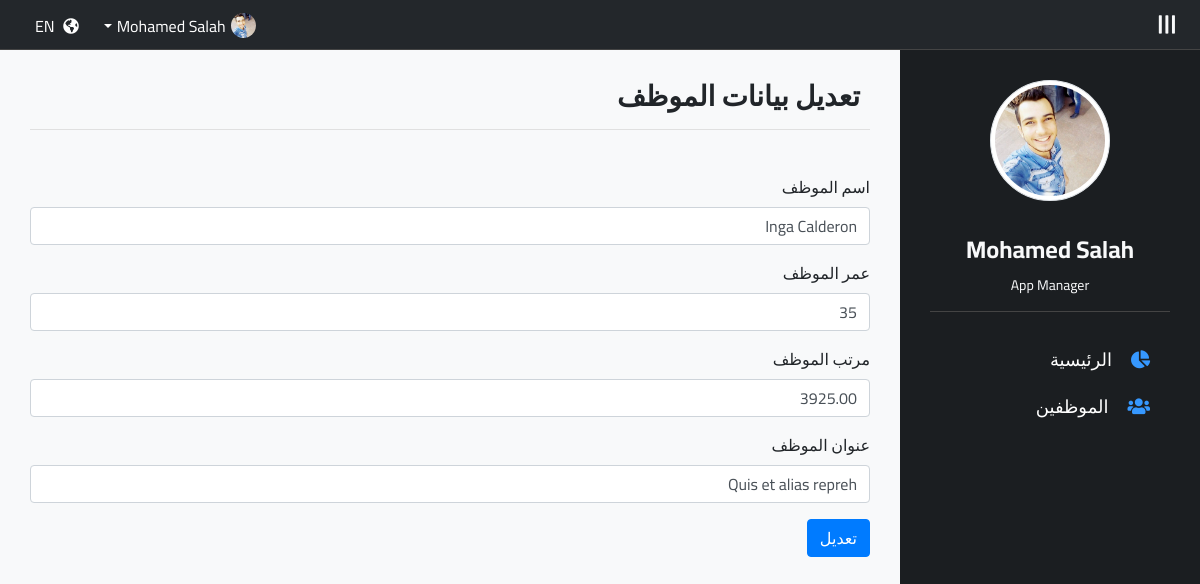
The app's page /employee/edit/10 with its own data.
### tables this page shows
CREATE TABLE `employees` (
  `id` int NOT NULL,
  `name` varchar(255) NOT NULL,
  `address` varchar(255) NOT NULL,
  `age` tinyint NOT NULL,
  `salary` decimal(7,2) NOT NULL,
  `notes` varchar(255) NOT NULL
);

### app/controllers/employeecontroller.php (called while the page is built, shortened)
<?php
class EmployeeController extends AbstractController {
  public function editAction() {
    $id = $this->filterInt($this->_parameters[0]);
    $this->_data['editEmployee'] = EmployeeModel::getRecord($id);
    $this->view();
  }
}

### app/lib/frontcontroller.php (called while the page is built, shortened)
<?php
class FrontController {
  private $_controller = 'index';
  private $_action = 'default';
  private $_parameters = array();
  private $_language;
  public function __construct(Language $language) {
    $this->_language = $language;
    $this->dispatch();
  }
  private function parseURL() {
    $url = trim(parse_url($_SERVER['REQUEST_URI'], PHP_URL_PATH), '/');
    $url = explode('/', $url, 3);
    if(isset($url[0]) && $url[0] != '') {
      $this->_controller = $url[0];
    }
    if(isset($url[1]) && $url[1] != '') {
      $this->_action = $url[1];
    }
    if(isset($url[2]) && $url[2] != '') {
      $this->_parameters = explode('/', $url[2]);
    }
  }
  private function dispatch() {
    $actionName = strtolower($this->_action) . 'Action';
    $controller = new $controllerName;
    $controller->setController($this->_controller);
    $controller->setAction($this->_action);
    $controller->setParameters($this->_parameters);
    $controller->setLanguage($this->_language);
    $controller->$actionName();
  }
}

### public/index.php (called while the page is built, shortened)
<?php
require_once APP . DS . 'lib' . DS . 'connection.php';
require_once APP . DS . 'lib' . DS . 'autoload.php';
$language = new Language();
$frontcontroller = new FrontController($language);

### app/lib/connection.php (called while the page is built, shortened)
<?php
class Connection {
  public static function connect() {
    try {
      $db = new PDO('mysql:host=' . DATABASE_HOST_NAME . ';dbname=' . DATABASE_DB_NAME, DATABASE_USER_NAME, DATABASE_PASSWORD, DATABASE_OPTIONS);
      $db->setAttribute(PDO::ATTR_DEFAULT_FETCH_MODE, PDO::FETCH_ASSOC);
      return $db;
    } catch(PDOException $e) {
      header('Location: /notfound/db_error');
      exit();
    }
  }
}

### app/models/abstractmodel.php (called while the page is built, shortened)
<?php
class AbstractModel {
  public static function getRecord($primaryKey) {
    $query = 'SELECT * FROM ' . static::$tableName . ' WHERE ' . static::$primaryKey . ' = ' . $primaryKey;
    $stmt = Connection::connect()->prepare($query);
    return $stmt->execute() === true ? $stmt->fetch() : false;
  }
}

### app/lib/autoload.php (called while the page is built, shortened)
<?php
class Autoload {
  public static function autoload($className) {
    $className = str_replace('APP', '', $className);
    $className = str_replace('\\', DS, $className);
    $className = strtolower($className) . '.php';
  }
}

### app/lib/inputfilter.php (called while the page is built, shortened)
<?php
trait InputFilter {
  public function filterInt($input) {
    return filter_var($input, FILTER_SANITIZE_NUMBER_INT);
  }
}

### app/views/employee/edit.view.php (the view)
<div class="main-content">
  <h3><?= $text_h3_heading; ?></h3>
  <form method="post">
    <div class="form-group">
      <label for="name"><?= $text_form_name; ?></label>
      <input class="form-control"
             required
             type="text"
             name="name"
             id="name"
             value="<?= isset($editEmployee) ? $editEmployee['name'] : ''; ?>">
    </div>
    <div class="form-group">
      <label for="age"><?= $text_form_age; ?></label>
      <input class="form-control"
             required
             type="number"
             name="age"
             id="age"
             min="20"
             max="60"
             step="1"
             value="<?= isset($editEmployee) ? $editEmployee['age'] : ''; ?>">
    </div>
    <div class="form-group">
      <label for="salary"><?= $text_form_salary; ?></label>
      <input class="form-control"
             required
             type="number"
             name="salary"
             id="salary"
             min="1500"
             max="9000"
             step="0.01"
             value="<?= isset($editEmployee) ? $editEmployee['salary'] : ''; ?>">
    </div>
    <div class="form-group">
      <label for="address"><?= $text_form_address; ?></label>
      <input class="form-control"
             required
             type="text"
             name="address"
             id="address"
             value="<?= isset($editEmployee) ? $editEmployee['address'] : ''; ?>">
    </div>
    <input class="btn btn-primary" type="submit" name="submit" value="<?= $text_form_save; ?>">
  </form>
</div>

### public/assets/css/dashboard.css (style rules this page uses)
* { box-sizing: border-box; }
body { font-family: 'Cairo', sans-serif; background-color: #f8f9fa; }
.content .main-content { padding: 30px; flex-grow: 1; overflow-x: hidden; }
.content .main-content h3 { border-bottom: 1px solid #e0e0e0; margin-bottom: 45px; padding: 0 10px 15px; font-weight: 600; }

### records on screen
employees: name "Inga Calderon", age "35", salary "3925.00", address "Quis et alias repreh"

### other values on screen
$text_navbar_change_language "EN"
$text_sidebar_home "الرئيسية"
$text_sidebar_employees "الموظفين"
$text_h3_heading "تعديل بيانات الموظف"
$text_form_name "اسم الموظف"
$text_form_age "عمر الموظف"
$text_form_salary "مرتب الموظف"
$text_form_address "عنوان الموظف"
